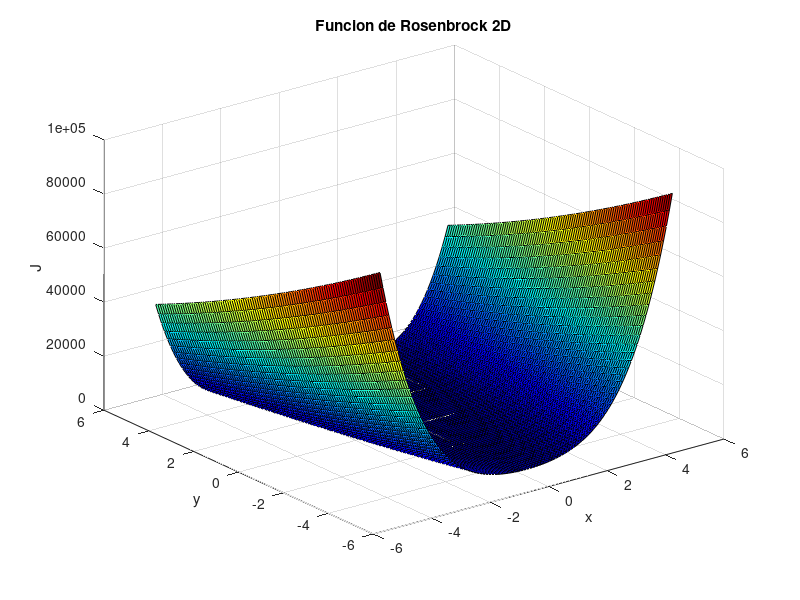

Recreate this plot in MATLAB. (Note: this script raises an error after producing the figure.)
% preambulo
clear;clc; close all;
set(0,'DefaultLineLineWidth',2)
set(0, 'defaultfigurecolor', [1 1 1])
%
x = -5:0.1:5;
y = x;
%Evaluación de todos los datos
for j=1:length(x)
for i=1:length(y)
z(i,j)=rosenbrock([x(j);y(i)]);
end
end
%Figura de la función objetivo en 2D
figure
surf(x,y,z);
colormap(jet)
xlabel('x');ylabel('y');zlabel('J');
title('Funcion de Rosenbrock 2D');
%Cantidad de variables
NV = 2;
%
optionsga = optimoptions('ga', ...
'Display', 'iter', ...
'PopulationSize', 25, ...
'MaxGenerations', 200, ...
'PlotFcn', {@gaplotbestf, @gaplotbestindiv, @gaplotexpectation, @gaplotstopping});
%Función que implementa la optimización con AG
y = ga(@rosenbrock,NV,optionsga)